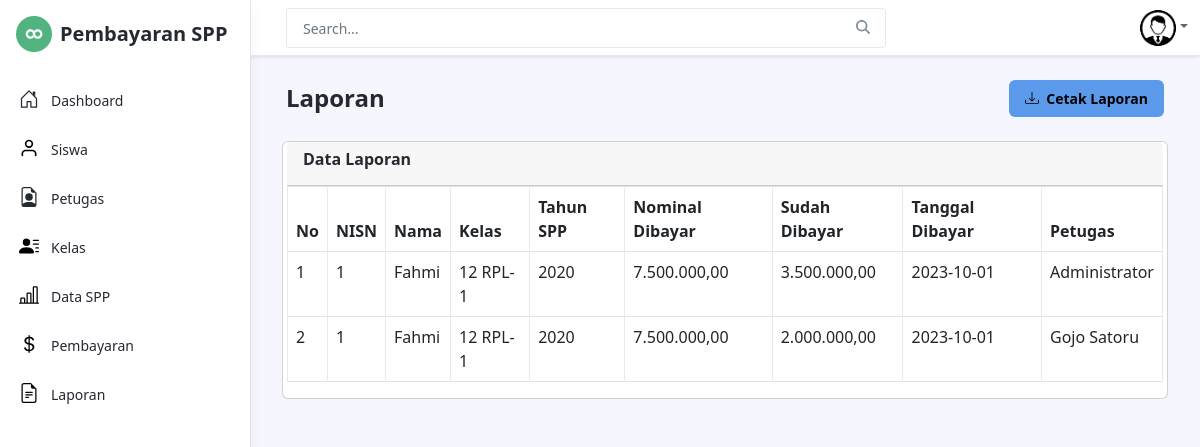
The app's page /admin/laporan.php with its own data.
### tables this page shows
CREATE TABLE `pembayaran` (
  `id_pembayaran` int(11) NOT NULL,
  `id_petugas` int(11) NOT NULL,
  `nisn` varchar(13) NOT NULL,
  `tgl_bayar` date NOT NULL,
  `bulan_dibayar` varchar(13) NOT NULL,
  `tahun_dibayar` varchar(5) NOT NULL,
  `id_spp` int(11) NOT NULL,
  `jumlah_bayar` int(11) NOT NULL
);

CREATE TABLE `siswa` (
  `nisn` int(14) NOT NULL,
  `nis` int(10) NOT NULL,
  `nama` varchar(50) NOT NULL,
  `id_kelas` int(11) NOT NULL,
  `alamat` text NOT NULL,
  `no_telp` int(12) NOT NULL,
  `id_spp` int(11) NOT NULL
);

CREATE TABLE `kelas` (
  `id_kelas` int(11) NOT NULL,
  `nama_kelas` varchar(50) NOT NULL,
  `kompetensi_keahlian` varchar(50) NOT NULL
);

CREATE TABLE `spp` (
  `id_spp` int(11) NOT NULL,
  `tahun` int(11) NOT NULL,
  `nominal` int(11) NOT NULL
);

CREATE TABLE `petugas` (
  `id_petugas` int(11) NOT NULL,
  `username` varchar(50) NOT NULL,
  `password` varchar(50) NOT NULL,
  `nama_petugas` varchar(50) NOT NULL,
  `level` enum('admin','petugas') NOT NULL
);

### admin/laporan.php (the view, shortened to what this page needs)
<?php
include('../layouts/header.php');
include('../layouts/admin/bar.php');
include('../layouts/footer.php');
?>
<body class="app">
    <div class="app-wrapper">
	    <div class="app-content pt-3 p-md-3 p-lg-4">
		    <div class="container-xl">
            <div class="row g-3 mb-4 align-items-center justify-content-between">
				    <div class="col-auto">
			            <h1 class="app-page-title mb-0">Laporan</h1>
				    </div>
                <div class="col-auto">
					    <div class="page-utilities">
						    <div class="row g-2 justify-content-start justify-content-md-end align-items-center">
                            <div class="col-auto">
								    <a class="btn btn-info" href="cetak_laporan.php">
									    Cetak Laporan
									</a>
							    </div>
                            </div>
                        </div>
                    </div>
                </div>
			    <div class="row g-2 mb-4">
                <div class="card card-nav-tabs">
                    <div class="card-header">
                        <div class="row">
                            <div class="col-6">
                                <h6>Data Laporan</h6>
                            </div>
                        </div>
                    </div>
                    <div class="table-responsive">
                    <table class="table table-bordered">
                        <thead>
                            <tr>
                            <th>No</th>
                            <th>NISN</th>
                            <th>Nama</th>
                            <th>Kelas</th>
                            <th>Tahun SPP</th>
                            <th>Nominal Dibayar</th>
                            <th>Sudah Dibayar</th>
                            <th>Tanggal Dibayar</th>
                            <th>Petugas</th>
                            </tr>
                        </thead>
                        <tbody>
                        <?php
                        include'../core/koneksi.php';
                        $query = "SELECT * FROM pembayaran,siswa,kelas,spp,petugas WHERE pembayaran.nisn=siswa.nisn AND siswa.id_kelas=kelas.id_kelas AND pembayaran.id_spp=spp.id_spp AND pembayaran.id_petugas=petugas.id_petugas ORDER BY tgl_bayar DESC";
                        $result = mysqli_query($koneksi, $query);
                        $no = 1;
                        while ($data = mysqli_fetch_assoc($result)) {
                            ?>
                            <tr>
                            <td><?php echo $no++ ?></td>
                            <td><?php echo $data['nisn'] ?></td>
                            <td><?php echo $data['nama'] ?></td>
                            <td><?php echo $data['nama_kelas'] ?></td>
                            <td><?php echo $data['tahun'] ?></td>
                            <td><?= number_format($data['nominal'],2,',','.'); ?></td>
                            <td><?= number_format($data['jumlah_bayar'],2,',','.'); ?></td>
                            <td><?php echo $data['tgl_bayar'] ?></td>
                            <td><?php echo $data['nama_petugas'] ?></td>
                            </tr>
                        </div>
                        </div>
                        <?php
                        }
                        ?>
                </div>
				    </div>
	    <br><br><br><br><br><br><br>

### layouts/header.php (shortened to what this page needs)
<!DOCTYPE html>
<html lang="en">
<head>
    <link id="theme-style" rel="stylesheet" href="../assets/css/portal.css">
</head>

### layouts/admin/bar.php (shortened to what this page needs)
<header class="app-header fixed-top">
        <div class="app-header-inner">
	        <div class="container-fluid py-2">
		        <div class="app-header-content">
		            <div class="row justify-content-between align-items-center">
		            <div class="app-search-box col">
		                <form class="app-search-form">
							<input type="text" placeholder="Search..." name="search" class="form-control search-input">
							<button type="submit" class="btn search-btn btn-primary" value="Search"><i class="fas fa-search"></i></button>
				        </form>
		            </div>
		            <div class="app-utilities col-auto">
			            <div class="app-utility-item app-user-dropdown dropdown">
				            <a class="dropdown-toggle" id="user-dropdown-toggle" data-bs-toggle="dropdown" href="#" role="button" aria-expanded="false"><img src="../layouts/../assets/images/admin.png" alt="user profile"></a>
			            </div>
		            </div>
		        </div>
	            </div>
	        </div>
        </div>
        <div id="app-sidepanel" class="app-sidepanel">
	        <div class="sidepanel-inner d-flex flex-column">
		        <div class="app-branding">
		            <a class="app-logo" href="index.html"><img class="logo-icon me-2" src="../layouts/../assets/images/app-logo.svg" alt="logo"><span class="logo-text">Pembayaran SPP</span></a>
		        </div>
			    <nav id="app-nav-main" class="app-nav app-nav-main flex-grow-1">
				    <ul class="app-menu list-unstyled accordion" id="menu-accordion">
					    <li class="nav-item">
					        <a class="nav-link" href="index.php">
						        <span class="nav-icon">
						         </span>
		                         <span class="nav-link-text">Dashboard</span>
					        </a>
					    </li>
					    <li class="nav-item">
					        <a class="nav-link" href="siswa.php">
						        <span class="nav-icon">
								<svg xmlns="http://www.w3.org/2000/svg" width="20" height="20" viewBox="0 0 24 24" fill="none" stroke="#000000" stroke-width="2" stroke-linecap="round" stroke-linejoin="round"><path d="M20 21v-2a4 4 0 0 0-4-4H8a4 4 0 0 0-4 4v2"></path><circle cx="12" cy="7" r="4"></circle></svg>
						         </span>
		                         <span class="nav-link-text">Siswa</span>
					        </a>
					    </li>
						<li class="nav-item">
					        <a class="nav-link" href="petugas.php">
						        <span class="nav-icon">
						         </span>
		                         <span class="nav-link-text">Petugas</span>
					        </a>
					    </li>
						<li class="nav-item">
					        <a class="nav-link" href="kelas.php">
						        <span class="nav-icon">
						         </span>
		                         <span class="nav-link-text">Kelas</span>
					        </a>
					    </li>
						<li class="nav-item">
					        <a class="nav-link" href="spp.php">
						        <span class="nav-icon">
						         </span>
		                         <span class="nav-link-text">Data SPP</span>
					        </a>
					    </li>
						<li class="nav-item">
					        <a class="nav-link" href="pembayaran.php">
						        <span class="nav-icon">
						         </span>
		                         <span class="nav-link-text">Pembayaran</span>
					        </a>
					    </li>
						<li class="nav-item">
					        <a class="nav-link" href="laporan.php">
						        <span class="nav-icon">
						         </span>
		                         <span class="nav-link-text">Laporan</span>
					        </a>
					    </li>
					    </ul>
				    </nav>
			    </div>
	        </div>
    </header>

### layouts/footer.php (shortened to what this page needs)
</body>
</html>

### records on screen
pembayaran: siswa.nisn "1", siswa.nama "Fahmi", kelas.nama_kelas "12 RPL-1", id_spp.tahun "2020", id_spp.nominal "7.500.000,00", jumlah_bayar "3.500.000,00", tgl_bayar "2023-10-01", id_petugas.nama_petugas "Administrator"
pembayaran: siswa.nisn "1", siswa.nama "Fahmi", kelas.nama_kelas "12 RPL-1", id_spp.tahun "2020", id_spp.nominal "7.500.000,00", jumlah_bayar "2.000.000,00", tgl_bayar "2023-10-01", id_petugas.nama_petugas "Gojo Satoru"
